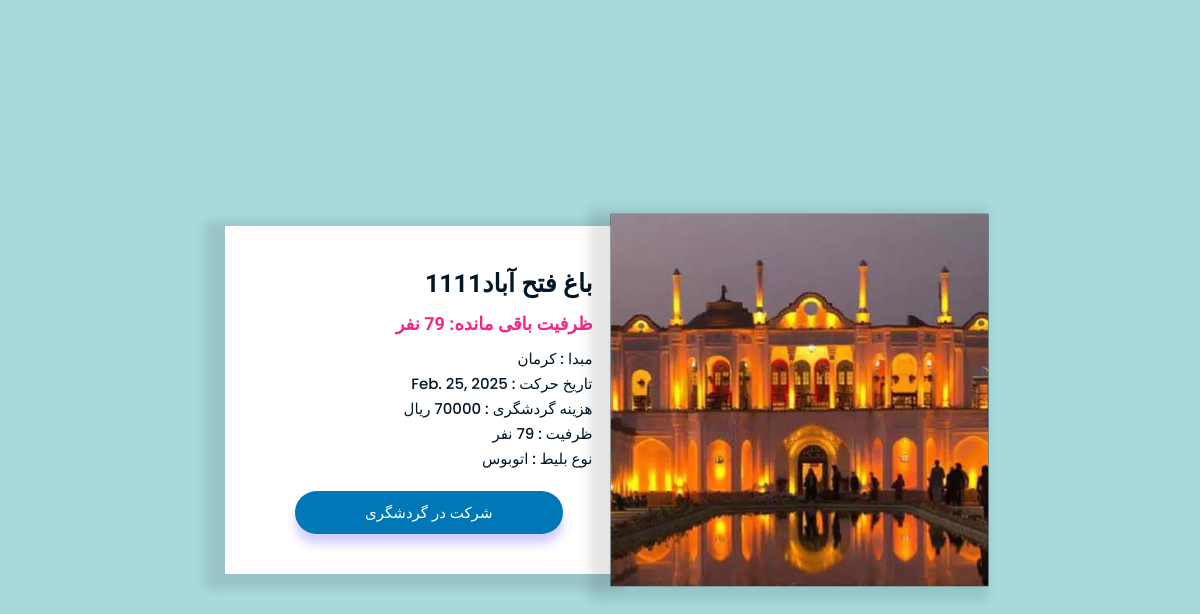
The page /tourism/tourism/11/ on the database its author committed.
### tourism/models.py (models this page shows, shortened)
class tourism(models.Model):
    title_tourism = models.CharField('Title', max_length=50, null=True, blank=True)
    description = models.CharField(max_length=50, null=True, blank=True)
    firstdistination_tourism = models.CharField(max_length=50, null=True, blank=True)
    lastDestination = models.CharField(max_length=50, null=True, blank=True)
    startdate_tourism = models.DateField(null=True, blank=True)
    capacity_tourism = models.IntegerField(default=20000, null=True, blank=True,
                                           validators=[MinValueValidator(0)])  # جلوگیری از اعداد منفی
    clas = models.ForeignKey(User, on_delete=models.CASCADE, null=True,
                             related_name='tourism_clas')  # اضافه کردن related_name
    image_tourism = models.ImageField(upload_to='tour/', null=True, blank=True)
    price_tourism = models.IntegerField(null=True, blank=True)
    TICKET_TYPES = [
        ('bus', 'اتوبوس'),
        ('train', 'قطار'),
    ]
    ticket_typetourism = models.CharField(max_length=10, choices=TICKET_TYPES, default='bus')

### tourism/views.py (the view)
# urls.py: path('tourism/<int:tourism_id>/', views.tourism_detail, name='tourism_detail'),
def tourism_detail(request, tourism_id):
    tourisms = get_object_or_404(tourism, id=tourism_id)
    return render(request, 'tourism/tourism_detail.html', {'tour': tourisms})

### tourism/templates/tourism/tourism_detail.html (shortened to what this page needs)
<!DOCTYPE html>
<html lang="en">
<head>
    <link rel="stylesheet" href="./css/style.css">
</head>
<body>
    <section class="main-wrap">
        <div class="product">
            <div class="image-gallery">
                <img src="{{ tour.image_tourism.url }}" id="productImg" alt="{{ tourism.title_tourism }}">
            </div>
            <div class="product-details">
                <div class="details">
                    <h2>{{ tour.title_tourism }}</h2>
                    <h4>  ظرفیت باقی مانده: {{ tour.capacity_tourism }} نفر </h4>
                    <p>مبدا : {{ tour.firstdistination_tourism }}</p>
                    <p>تاریخ حرکت : {{ tour.startdate_tourism}}</p>
                    <p>هزینه گردشگری : {{ tour.price_tourism }} ریال </p>
                    <p>ظرفیت : {{ tour.capacity_tourism }} نفر </p>
                    <p>نوع بلیط : {{ tour.get_ticket_typetourism_display }}</p>
                </div>
                <div class="sub-btn">
                     <form action="{% url 'tourism:buy_tourism' tour.id %}" method="post">
    <button class="submit" type="submit">شرکت در گردشگری</button>
</form>
                </div>
            </div>
        </div>
    </section>
</body>
</html>

### BBBBI/safario-master/css/style.css (style rules this page uses)
body { color: #888888; font-family: "Roboto", sans-serif; font-size: 15px; font-weight: 400; line-height: 1.667; }
button { cursor: pointer; }
h1, h2, h3, h4, h5, h6 { font-family: "Roboto Condensed", sans-serif; color: #2a2a2a; line-height: 1.25; }
h2, .h2 { font-size: 26px; }
@media (min-width: 768px) { h2, .h2 { font-size: 36px; } }

### tourism/templates/tourism/tourism_detail.html (style rules this page uses)
* { margin: 0; padding: 0; box-sizing: border-box; font-family: 'Poppins', sans-serif; direction: rtl; }
.main-wrap { width: 100%; height: 100vh; display: flex; justify-content: center; align-items: center; background: #a8dadc; }
.main-wrap .product { width: 90%; max-width: 750px; display: flex; }
.main-wrap .product .image-gallery { flex-basis: 47%; background: #011627; box-shadow: -10px 5px 10px 10px rgba(0, 0, 0, 0.1); transform: scale(1.07); position: relative; overflow: hidden; }
.main-wrap .product .image-gallery img { width: 100%; height: 100%; object-fit: cover; }
.main-wrap .product .product-details { flex-basis: 53%; background: #fff; box-shadow: -10px 5px 10px 10px rgba(0, 0, 0, 0.1); padding: 40px 30px 40px 40px; }
.main-wrap .product .product-details .details { margin-bottom: 20px; }
.main-wrap .product .product-details .details h2 { font-size: 25px; font-weight: 600; line-height: 35px; text-transform: capitalize; margin-bottom: 10px; color: #011627; }
.main-wrap .product .product-details .details h4 { font-size: 18px; font-weight: 700; line-height: 25px; text-transform: uppercase; color: #f72585; margin-bottom: 10px; }
.main-wrap .product .product-details .details p { font-size: 15px; font-weight: 500; line-height: 25px; color: #011627; }
.main-wrap .product .product-details .sub-btn { padding: 0 30px; }
.main-wrap .product .product-details .sub-btn .submit { width: 100%; padding: 10px; border: 0; outline: 0; background: #0077b6; color: #fff; font-size: 15px; font-weight: 500; border-radius: 30px; box-shadow: 0 10px 10px rgba( 85, 63, 240, 0.25 ); cursor: pointer; transition: .4s linear; position: relative; overflow: hidden; }
.main-wrap .product .product-details .sub-btn .submit::before { content: ''; position: absolute; left: -100%; width: 100%; height: 100%; background: rgba( 255, 255, 255, 0.1 ); transform: rotate(-45deg); }

### rows shown on the page
tourism: image_tourism (picture), title_tourism "باغ فتح آباد1111", capacity_tourism "79", firstdistination_tourism "کرمان", startdate_tourism "Feb. 25, 2025", price_tourism "70000", ticket_typetourism "اتوبوس"
